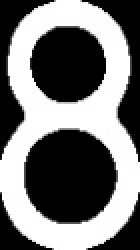
#> input picture Card_Imgs/Eight.jpg, 70 x 125 px, given in place of the camera (shown 2 times larger)
$ python Card_Detector.py
#> lines starting #> are read from the running program, lines starting #| are printed output that depends on the picture; after the words box and inside, x2 and y2 are one past the last pixel; in counts of white or black regions, pixels touching at a corner belong together
### VideoStream.py
# VideoStream.py
# PC/Webcam version for the EdjeElectronics Playing Card Detector
# Keeps the same API as the original PiCamera version.

import cv2
import threading
import time

class VideoStream:
    def __init__(self, resolution=(640, 480), framerate=30, usePiCamera=0, src=0):
        """
        resolution: (width, height)
        framerate : target FPS (best effort)
        usePiCamera: kept for API compatibility; ignored on PC
        src       : camera index (0 is default webcam)
        """
#> called with resolution = (1280, 720), framerate = 10, usePiCamera = 1, src = 0
        self.width, self.height = int(resolution[0]), int(resolution[1])
        self.framerate = int(framerate)
        self.src = src

        # On Windows, CAP_DSHOW often avoids long startup delays
        self.stream = cv2.VideoCapture(self.src, cv2.CAP_DSHOW)
        if not self.stream.isOpened():
            # Fallback without CAP_DSHOW if needed
            self.stream = cv2.VideoCapture(self.src)

        # Try to set properties (best effort)
        self.stream.set(cv2.CAP_PROP_FRAME_WIDTH,  self.width)
        self.stream.set(cv2.CAP_PROP_FRAME_HEIGHT, self.height)
        self.stream.set(cv2.CAP_PROP_FPS,          self.framerate)

        # Warm-up
        time.sleep(0.3)

        self.grabbed, self.frame = self.stream.read()
#> self.frame is the input picture: shape (125, 70, 3); min 0, max 255, mean 118.8
        if not self.grabbed:
            raise RuntimeError(f"VideoStream: unable to read from camera (index {self.src})")

        self.stopped = False
        self.read_lock = threading.Lock()
        self.thread = None

    def start(self):
        """Start the background frame grab thread."""
        if self.thread is None:
            self.thread = threading.Thread(target=self.update, daemon=True)
            self.thread.start()
        return self

    def update(self):
        """Background thread: keep the most recent frame."""
        while not self.stopped:
            grabbed, frame = self.stream.read()
            with self.read_lock:
                self.grabbed = grabbed
                self.frame = frame
            # Small sleep to avoid pegging CPU if driver ignores FPS setting
            if self.framerate > 0:
                time.sleep(1.0 / (self.framerate * 1.5))

        # Clean up when stopped
        self.stream.release()

    def read(self):
        """Return the latest frame (or None if grab failed)."""
        with self.read_lock:
            if not self.grabbed:
                return None
            return self.frame.copy()

    def stop(self):
        """Signal the thread to stop and release the camera."""
        self.stopped = True
        # Give update() a moment to exit gracefully
        time.sleep(0.05)

### Cards.py
# Import necessary packages
import numpy as np
import cv2
import time

# --- OpenCV 3/4 compatibility for findContours ---
def find_contours_compat(img, mode=cv2.RETR_TREE, method=cv2.CHAIN_APPROX_SIMPLE):
    """
    Returns (contours, hierarchy) for both OpenCV 3 and 4.
    """
    res = cv2.findContours(img, mode, method)
    if len(res) == 3:
        # OpenCV 3.x
        _, cnts, hier = res
    else:
        # OpenCV 4.x
        cnts, hier = res
    return cnts, hier


### Constants ###

# Adaptive threshold levels
BKG_THRESH = 60
CARD_THRESH = 30

# Width and height of card corner, where rank and suit are
CORNER_WIDTH = 32
CORNER_HEIGHT = 84

# Dimensions of rank train images
RANK_WIDTH = 70
RANK_HEIGHT = 125

# Dimensions of suit train images
SUIT_WIDTH = 70
SUIT_HEIGHT = 100

RANK_DIFF_MAX = 2000
SUIT_DIFF_MAX = 700

CARD_MAX_AREA = 120000
CARD_MIN_AREA = 25000

font = cv2.FONT_HERSHEY_SIMPLEX

### Structures to hold query card and train card information ###

class Query_card:
    """Structure to store information about query cards in the camera image."""

    # [12 lines left out: function __init__, not called in this run]

class Train_ranks:
    """Structure to store information about train rank images."""

    def __init__(self):
        self.img = []   # Thresholded, sized rank image loaded from disk
        self.name = "Placeholder"

class Train_suits:
    """Structure to store information about train suit images."""

    def __init__(self):
        self.img = []   # Thresholded, sized suit image loaded from disk
        self.name = "Placeholder"

### Functions ###
def load_ranks(filepath):
    """Loads rank images from directory specified by filepath. Stores
    them in a list of Train_ranks objects."""
#> called with filepath = 'Card_Imgs/'

    train_ranks = []
    i = 0

    for Rank in ['Ace','Two','Three','Four','Five','Six','Seven',
                 'Eight','Nine','Ten','Jack','Queen','King']:
        train_ranks.append(Train_ranks())
        train_ranks[i].name = Rank
        filename = Rank + '.jpg'
        train_ranks[i].img = cv2.imread(filepath+filename, cv2.IMREAD_GRAYSCALE)
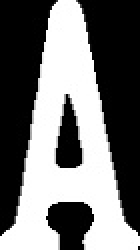
#> input picture Card_Imgs/Ace.jpg, 70 x 125 px (shown 2 times larger)
        i = i + 1
#> i = 1

    return train_ranks

def load_suits(filepath):
    """Loads suit images from directory specified by filepath. Stores
    them in a list of Train_suits objects."""
#> called with filepath = 'Card_Imgs/'

    train_suits = []
    i = 0

    for Suit in ['Spades','Diamonds','Clubs','Hearts']:
        train_suits.append(Train_suits())
        train_suits[i].name = Suit
        filename = Suit + '.jpg'
        train_suits[i].img = cv2.imread(filepath+filename, cv2.IMREAD_GRAYSCALE)
        i = i + 1
#> i = 1

    return train_suits

def preprocess_image(image):
    """Returns a grayed, blurred, and adaptively thresholded camera image."""

    gray = cv2.cvtColor(image,cv2.COLOR_BGR2GRAY)
    blur = cv2.GaussianBlur(gray,(5,5),0)

    # Adaptive threshold based on a background pixel to handle lighting changes
    img_w, img_h = np.shape(image)[:2]  # note: names follow original repo style
    bkg_level = gray[int(img_h/100)][int(img_w/2)]
    thresh_level = bkg_level + BKG_THRESH

    retval, thresh = cv2.threshold(blur,thresh_level,255,cv2.THRESH_BINARY)

    return thresh

def find_cards(thresh_image):
    """Finds all card-sized contours in a thresholded camera image.
    Returns the contours sorted largest->smallest and an array marking which are cards."""

    # Find contours and sort their indices by contour size
    cnts, hier = find_contours_compat(thresh_image, cv2.RETR_TREE, cv2.CHAIN_APPROX_SIMPLE)
    index_sort = sorted(range(len(cnts)), key=lambda i : cv2.contourArea(cnts[i]), reverse=True)

    # If there are no contours, do nothing
    if len(cnts) == 0:
        return [], []

    # Otherwise, initialize empty sorted contour and hierarchy lists
    cnts_sort = []
    hier_sort = []
    cnt_is_card = np.zeros(len(cnts), dtype=int)

    # Fill empty lists with sorted contour and sorted hierarchy.
    for i in index_sort:
        cnts_sort.append(cnts[i])
        hier_sort.append(hier[0][i])

    # Determine which of the contours are cards by applying the criteria:
    # 1) area between [CARD_MIN_AREA, CARD_MAX_AREA]
    # 2) no parent in hierarchy (hier_sort[i][3] == -1)
    # 3) approximates to 4 corners
    for i in range(len(cnts_sort)):
        size = cv2.contourArea(cnts_sort[i])
        peri = cv2.arcLength(cnts_sort[i], True)
        approx = cv2.approxPolyDP(cnts_sort[i], 0.01*peri, True)

        if ((size < CARD_MAX_AREA) and (size > CARD_MIN_AREA)
            and (hier_sort[i][3] == -1) and (len(approx) == 4)):
            cnt_is_card[i] = 1

    return cnts_sort, cnt_is_card

# [175 lines left out: functions preprocess_card, match_card, draw_results, flattener, not called in this run]

### Card_Detector.py
import cv2
import numpy as np
import time
import os
import Cards
import VideoStream


### ---- INITIALIZATION ---- ###
# Define constants and initialize variables

## Camera settings
IM_WIDTH = 1280
IM_HEIGHT = 720
FRAME_RATE = 10

## Initialize calculated frame rate because it's calculated AFTER the first time it's displayed
frame_rate_calc = 1
freq = cv2.getTickFrequency()

## Define font to use
font = cv2.FONT_HERSHEY_SIMPLEX

# Initialize camera object and video feed from the camera. The video stream is set up
# as a seperate thread that constantly grabs frames from the camera feed.
# See VideoStream.py for VideoStream class definition
## IF USING USB CAMERA INSTEAD OF PICAMERA,
## CHANGE THE THIRD ARGUMENT FROM 1 TO 2 IN THE FOLLOWING LINE:
videostream = VideoStream.VideoStream((IM_WIDTH,IM_HEIGHT),FRAME_RATE,1,0).start()
time.sleep(1) # Give the camera time to warm up

# Load the train rank and suit images
path = os.path.dirname(os.path.abspath(__file__))
train_ranks = Cards.load_ranks( path + '/Card_Imgs/')
train_suits = Cards.load_suits( path + '/Card_Imgs/')
#> train_suits = 4 items


### ---- MAIN LOOP ---- ###
# The main loop repeatedly grabs frames from the video stream
# and processes them to find and identify playing cards.

cam_quit = 0 # Loop control variable

# Begin capturing frames
while cam_quit == 0:

    # Grab frame from video stream
    image = videostream.read()

    # Start timer (for calculating frame rate)
    t1 = cv2.getTickCount()

    # Pre-process camera image (gray, blur, and threshold it)
    pre_proc = Cards.preprocess_image(image)
#> in preprocess_image, `blur = cv2.GaussianBlur(gray,(5,5),0)`:
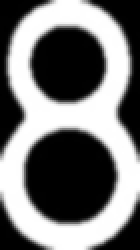
#> blur: shape (125, 70) (shown 2 times larger); min 0, max 255, mean 119.1
#> in preprocess_image, `bkg_level = gray[int(img_h/100)][int(img_w/2)]`: bkg_level = 0
#> in preprocess_image, `thresh_level = bkg_level + BKG_THRESH`: thresh_level = 60
#> in preprocess_image, `retval, thresh = cv2.threshold(blur,thresh_level,255,cv2.THRESH_BINARY)`:
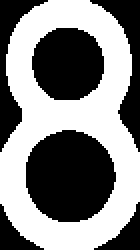
#> thresh: shape (125, 70) (shown 2 times larger); 51.8% white; 6 black regions

    # Find and sort the contours of all cards in the image (query cards)
    cnts_sort, cnt_is_card = Cards.find_cards(pre_proc)
#> in find_contours_compat, `res = cv2.findContours(img, mode, method)`: res = 3 contours; box (x1, y1, x2, y2) and area: (0, 0, 70, 125) 7048, (12, 64, 59, 112) 1690, (15, 13, 53, 51) 1100
#> in find_contours_compat, `cnts, hier = res`: cnts has the same summary as res
#> in find_cards, `cnts, hier = find_contours_compat(thresh_image, cv2.RETR_TREE, cv2.CHA..`: cnts has the same summary as res in find_contours_compat
#> in find_cards, `index_sort = sorted(range(len(cnts)), key=lambda i : cv2.contourArea(c..`: index_sort = [0, 1, 2]
#> in find_cards, `cnt_is_card = np.zeros(len(cnts), dtype=int)`: cnt_is_card = [0, 0, 0]
#> the loop in find_cards, `for i in index_sort:` made 3 passes
#> after the loop in find_cards, `for i in index_sort:`: cnts_sort has the same summary as res in find_contours_compat
#> the loop in find_cards, `for i in range(len(cnts_sort)):` made 3 passes
#> (size, peri) on passes 1 to 3: (7048.5, 354.5), (1689.5, 153.8), (1099.5, 124)
#> cnts_sort has the same summary as res in find_contours_compat; cnt_is_card = [0, 0, 0]

    # If there are no contours, do nothing
    if len(cnts_sort) != 0:

        # Initialize a new "cards" list to assign the card objects.
        # k indexes the newly made array of cards.
        cards = []
        k = 0

        # For each contour detected:
        for i in range(len(cnts_sort)):
            if (cnt_is_card[i] == 1):

                # Create a card object from the contour and append it to the list of cards.
                # preprocess_card function takes the card contour and contour and
                # determines the cards properties (corner points, etc). It generates a
                # flattened 200x300 image of the card, and isolates the card's
                # suit and rank from the image.
                cards.append(Cards.preprocess_card(cnts_sort[i],image))

                # Find the best rank and suit match for the card.
                cards[k].best_rank_match,cards[k].best_suit_match,cards[k].rank_diff,cards[k].suit_diff = Cards.match_card(cards[k],train_ranks,train_suits)

                # Draw center point and match result on the image.
                image = Cards.draw_results(image, cards[k])
                k = k + 1
#> this loop made 3 passes

        # Draw card contours on image (have to do contours all at once or
        # they do not show up properly for some reason)
        if (len(cards) != 0):
            temp_cnts = []
            for i in range(len(cards)):
                temp_cnts.append(cards[i].contour)
            cv2.drawContours(image,temp_cnts, -1, (255,0,0), 2)


    # Draw framerate in the corner of the image. Framerate is calculated at the end of the main loop,
    # so the first time this runs, framerate will be shown as 0.
    cv2.putText(image,"FPS: "+str(int(frame_rate_calc)),(10,26),font,0.7,(255,0,255),2,cv2.LINE_AA)
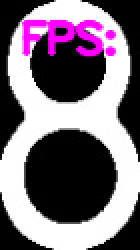
#> image: shape (125, 70, 3) (shown 2 times larger); 7.41% of pixels changed, all inside (x1, y1, x2, y2) = (10, 9, 59, 29); drawn as B, G, R

    # Finally, display the image with the identified cards!
    cv2.imshow("Card Detector",image)

    # Calculate framerate
    t2 = cv2.getTickCount()
    time1 = (t2-t1)/freq
    frame_rate_calc = 1/time1

    # Poll the keyboard. If 'q' is pressed, exit the main loop.
    key = cv2.waitKey(1) & 0xFF
#> (key q is pressed here)
    if key == ord("q"):
        cam_quit = 1


# Close all windows and close the PiCamera video stream.
cv2.destroyAllWindows()
videostream.stop()
